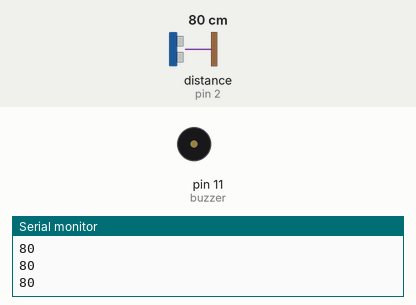
This sketch was run on a simulated Arduino Uno, built with avr-gcc and run on an emulated ATmega328P. On the bench: buzzer (waves = sounding), the last lines printed to the serial monitor. The inputs (shaded band) are chosen by the test bench; at power-on: distance to the obstacle (sensor on pin 2) 80 cm. The echo pulse lasts 58.3 µs per cm.

Above: at 1.2 s.
1.3 s: distance to the obstacle (sensor on pin 2) set to 53 cm
2.8 s: distance to the obstacle (sensor on pin 2) set to 47 cm
At 2.94 s:
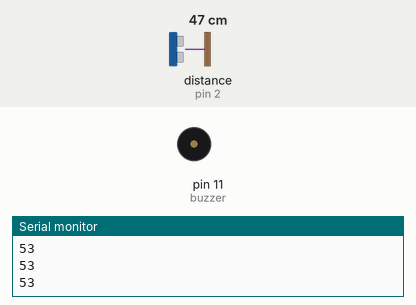
Timing chart, 0 to 11.8 s (numbered marks = the images above; inputs shaded):
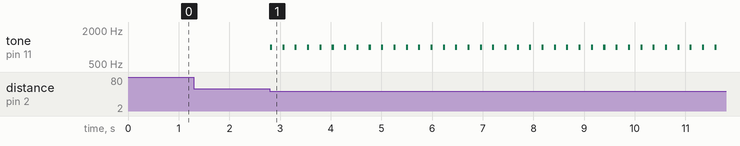

The sketch:

testttttt.ino
```cpp
#include <Ultrasonic.h>
Ultrasonic ultrasonic(3,2);// 6 trig , 5 echo


const int buzzer = 11; // pin buzzer

void setup(){
 pinMode(buzzer,OUTPUT);
  Serial.begin(9600);
}

void loop(){
 int dist = ultrasonic.distanceRead();
  if (dist>50)
  noTone(buzzer);
  if(dist<51 && dist>29){
    tone(buzzer,1000);
    delay(40);
    noTone(buzzer);
    delay(200);
  }
  if(dist<30 && dist>15){
    tone(buzzer,1000);
    delay(40);
    noTone(buzzer);
    delay(100);
  }
  if(dist<16)
  tone(buzzer,1000);
 Serial.println(dist);
}
```

Measured:
- the behaviour switches between 51 and 50 cm on distance to the obstacle (sensor on pin 2) (found by bisection; images 0 and 1)
- after the input at 2.8 s, tone on pin 11 (buzzer): alternates 1000 Hz for 0.04 s and silent for 0.20 s, starting at once
